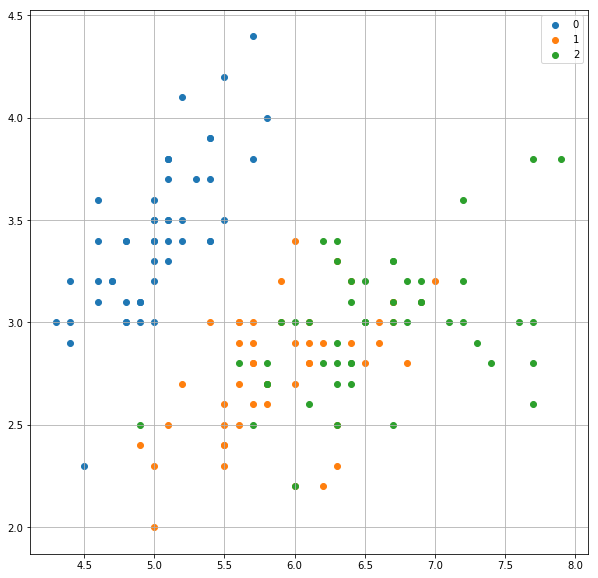

Python code for this plot:
#from sklearn.metrics import accurracy
from sklearn import datasets
import numpy as np
import matplotlib.pyplot as plt
from pandas import DataFrame
# Getting away with the import of scikit learn Common models
#------------ Linear Clssifier -------------------
from sklearn.neighbors import KNeighborsClassifier
from sklearn.linear_model import LogisticRegression
from sklearn.linear_model import LinearRegression
from sklearn.discriminant_analysis import LinearDiscriminantAnalysis
from sklearn.svm import SVC
#---------- Non-Linear Classifier -------------------
from sklearn.tree import DecisionTreeClassifier
from sklearn.naive_bayes import GaussianNB #Linear in certain criteria
#---------------------------------------------------
from sklearn.model_selection import train_test_split



#-----------------------------------------------------------
# Loading and Viewing Iris Data set from top level
#-----------------------------------------------------------
iris_data=datasets.load_iris()
print iris_data.keys()
print "---------",iris_data["DESCR"]
print "-----'feature_names'-----\n",iris_data["feature_names"]
print "------'data'-----------\n",iris_data["data"]
print "------'target'-----------\n",iris_data["target"]
print "------'target_names'-----------\n",iris_data["target_names"]


#Loading data into Pandas
data=DataFrame(data=iris_data["data"], columns=iris_data["feature_names"])
#using 2 diff ways of accessing dictionary keys
# Assign column our own name
target=DataFrame(data=iris_data.target,columns=["Species"])

#No normalization is needed
print np.shape(iris_data["target"]),np.shape(iris_data["data"])
print np.shape(data),np.shape(target)

#-------------------------------------------------------
#Plotting our iris_data with --- *****Scatter plots******
#--------------------------------------------------------
fig,axes=plt.subplots(figsize=(10,10))

#Extracting features
x=np.array(data["sepal length (cm)"])
y=np.array(data["sepal width (cm)"])
#Extracting unique classes
unique_Classes=list(set(target["Species"]))
#------------------------------------------------------------------
#considering only 1st two features of Sepal:
#Print species relationship with sepal length and sepal width
#-------------------------------------------------------------------
for counter,u in enumerate(unique_Classes):
    print i,u
    xcounter=[x[j] for j in range(x.size) if target["Species"][j]==u]
    ycounter=[y[j] for j in range(y.size) if target["Species"][j]== u]
    plt.scatter(xcounter,ycounter,label=str(u))
plt.legend()
plt.grid(True)
plt.show()

#---------------------------  Conclusion   ---------------------
# The graph indiactes that the 1st two features can best 
# separate Setosa from the other two
#---------------------------------------------------------------

#--------------------------------------------------------
#************* Testing Models*************************
#--------------------------------------------------------
print "Splitting data"
X=np.array(data["sepal length (cm)"],data["sepal width (cm)"])
Y=np.array(target["Species"])
X_train,X_test,y_train,y_test=train_test_split(data,target,
                                               test_size=0.33,random_state=42)
test=np.ravel(y_train)
print "data Splitted\n"
print "X_train.shape= ",X_train.shape,"\ny_train.shape=",y_train.shape\
            ,"X_test.shape=",X_test.shape,"y_test=",y_test.shape,"\n"\
            ,"After ravel on y_train",test.shape,"\n"

#Making the list of classifers
penalty=0
classifiers=[('KNN',KNeighborsClassifier()),
             ('LDA',LinearDiscriminantAnalysis()),
#             ('linearRegression',LinearRegression()),
             ('Logistic regression',LogisticRegression()),
             ('SVM',SVC()),
             ('DT',DecisionTreeClassifier()),
             ('NB',GaussianNB())]

#setting random penalty range
Lambda_inverse=10**np.arange(0,12,0.25)
accuracies=[]
#Ready to run classifiers
for names,clf in enumerate(classifiers):
        print "applying classifier: ",clf[0]
        clf[1].fit(X_train,np.ravel(y_train))
        y_hat=clf[1].predict(X_test)
        accuracy=100.0*np.mean(y_hat ==np.ravel(y_test))
        print "*accuracy",accuracy
